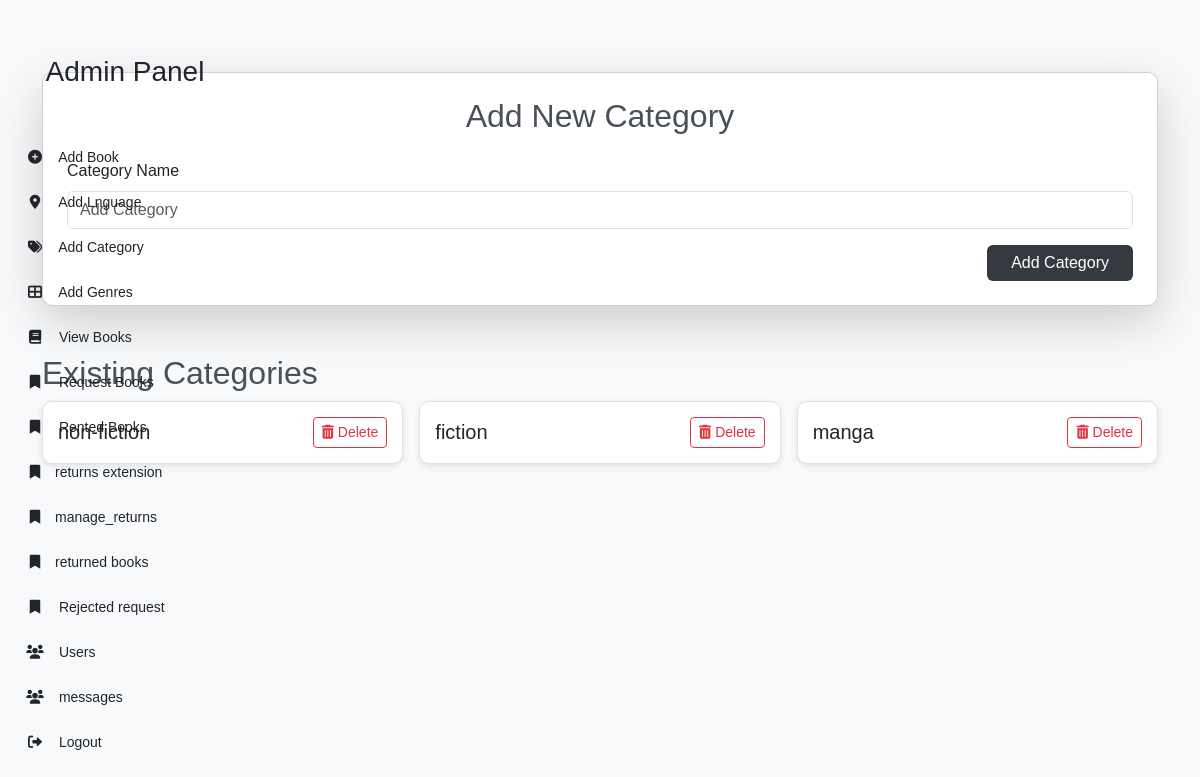
Before: /category (signed in) with the older database file.
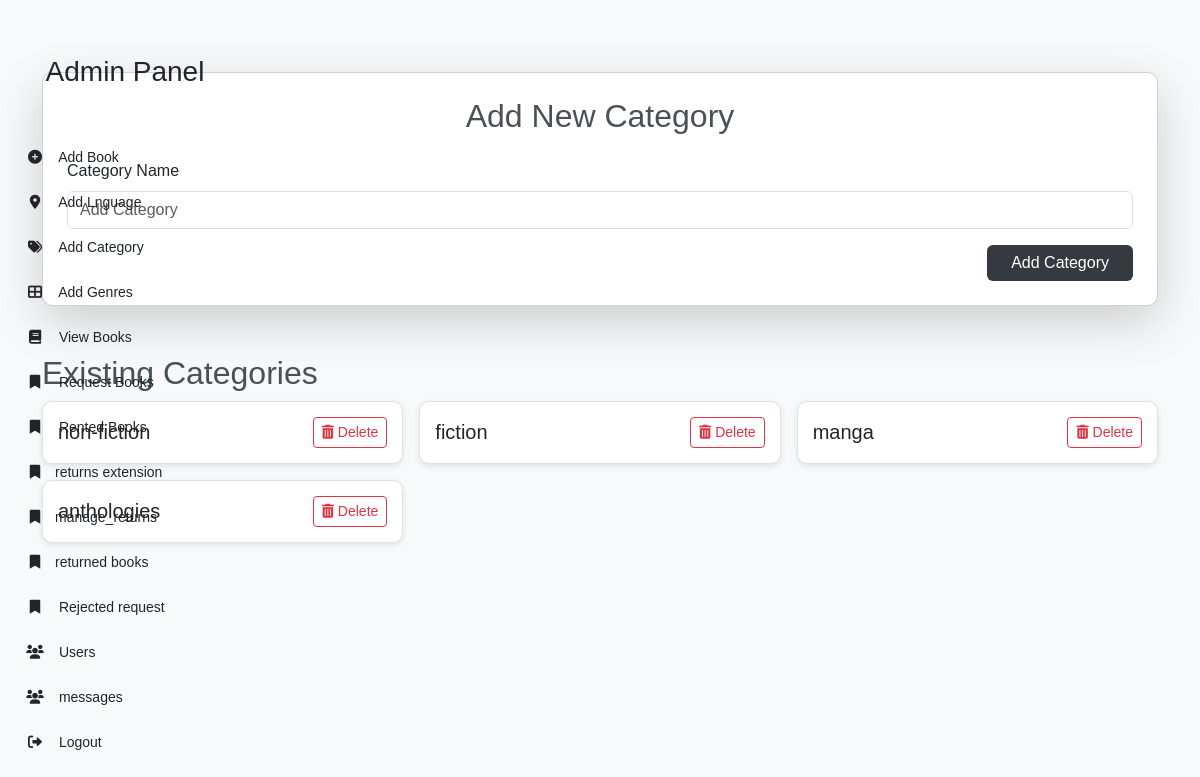
After: the same page with the newer database file.
### bookapp/models.py (models this page shows)
class Category(models.Model):
    name=models.TextField(max_length=200,unique=True)

### bookapp/views.py (the view)
# urls.py: path('category',views.add_cateogory),
def add_cateogory(req):
    if 'admin' in req.session:
        if req.method == 'POST':
            name = req.POST['name']
            Category.objects.create(name=name.lower())
            categorys = Category.objects.all()
            return render(req, 'admin/add_category.html', {'categorys': categorys})
        else:
            categorys= Category.objects.all()
            return render(req, 'admin/add_category.html', {'categorys':categorys})
    else:
          return redirect(u_login)

### templates/admin/add_category.html (shortened to what this page needs)
<!DOCTYPE html>
<html lang="en">
<head>
    <link href="https://cdn.jsdelivr.net/npm/bootstrap@5.3.3/dist/css/bootstrap.min.css" rel="stylesheet">
    <link rel="stylesheet" href="https://cdnjs.cloudflare.com/ajax/libs/font-awesome/6.0.0-beta3/css/all.min.css">
</head>
<body>
    <div class="d-flex">
        <div class="sidebar">
            <div class="sidebar">
                <h3>Admin Panel</h3>
                <a href="add_books"><i class="fas fa-plus-circle"></i> Add Book</a>
                <a href="location"><i class="fas fa-map-marker-alt"></i> Add Lnguage</a>
                <a href="category"><i class="fas fa-tags"></i> Add Category</a>
                <a href="genres"><i class="fas fa-th-large"></i> Add Genres</a>
                <a href="view_books"><i class="fas fa-book"></i> View Books</a>
                <a href="manage_requests"><i class="fas fa-bookmark"></i> Request Books</a>
                <a href="rented"><i class="fas fa-bookmark"></i> Rented Books</a>
                <a href="manage-extension-requests"><i class="fas fa-bookmark"></i>returns extension</a>
                <a href="manage_returns"><i class="fas fa-bookmark"></i>manage_returns</a>
                <a href="books_returns"><i class="fas fa-bookmark"></i>returned books</a>
                <a href="reject"><i class="fas fa-bookmark"></i> Rejected request</a>
                <a href="view_user"><i class="fas fa-users"></i> Users</a>
                <a href="display_contacts"><i class="fas fa-users"></i> messages</a>
                <a href="logout"><i class="fas fa-sign-out-alt"></i> Logout</a>
            </div>
        </div>
        <div class="container py-5">
            <div class="card shadow-lg p-4 my-4">
                <h2 class="text-center mb-4">Add New Category</h2>
                <form method="post" enctype="multipart/form-data">
                    <div class="mb-3">
                        <label for="c_name" class="form-label">Category Name</label>
                        <input type="text" class="form-control" id="c_name" name="name" placeholder="Add Category" required>
                    </div>
                    <div class="d-flex justify-content-end">
                        <button type="submit" class="btn btn-dark px-4">Add Category</button>
                    </div>
                </form>
            </div>
            <h2 class="mt-5">Existing Categories</h2>
            <div class="row g-3">
                {% for cat in categorys %}
                <div class="col-md-6 col-lg-4">
                    <div class="category-card d-flex justify-content-between align-items-center">
                        <h5 class="mb-0 text-truncate">{{ cat.name }}</h5>
                        <a href="{% url 'delete_category' cat.id %}" class="btn btn-outline-danger btn-sm" onclick="return confirm('Are you sure you want to delete this category?');">
                            <i class="fas fa-trash-alt"></i> Delete
                        </a>
                    </div>
                </div>
                {% endfor %}
            </div>
        </div>
    </div>
</body>
</html>

Changed rows visible on the page:
added Category: name "anthologies"
